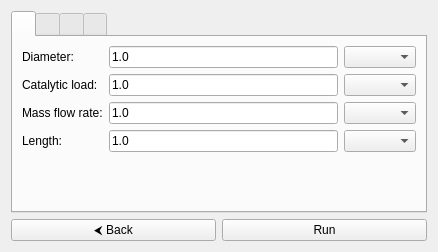
<?xml version="1.0" encoding="UTF-8"?>
<ui version="4.0">
    <class>Ph1dInputPage</class>
        <widget class="QWidget" name="Ph1dInputPage">
            <layout class="QVBoxLayout" name="verticalLevel1Layout">
                <item>
                    <widget class="QTabWidget" name="tabWidget">
                        <!-- Tab 1 -->
                        <widget class="QWidget" name="optionsTab">
                            <layout class="QGridLayout" name="optionsLayout">
                                <!-- Row 0-->
                                <item row="0" column="0">
                                    <widget class="QLabel" name="diameterLabel">
                                        <property name="text">
                                            <string>Diameter:</string>
                                        </property>
                                    </widget>
                                </item>
                                <item row="0" column="1">
                                    <widget class="QLineEdit" name="diameterEditLine">
                                        <property name="text">
                                            <string>1.0</string>
                                        </property>
                                    </widget>
                                </item>
                                <item row="0" column="2">
                                    <widget class="QComboBox" name="diameterComboBox">
                                    </widget>
                                </item>

                                <!-- Row 1-->
                                <item row="1" column="0">
                                    <widget class="QLabel" name="alfaLabel">
                                        <property name="text">
                                            <string>Catalytic load:</string>
                                        </property>
                                    </widget>
                                </item>
                                <item row="1" column="1">
                                    <widget class="QLineEdit" name="alfaEditLine">
                                        <property name="text">
                                            <string>1.0</string>
                                        </property>
                                    </widget>
                                </item>
                                <item row="1" column="2">
                                    <widget class="QComboBox" name="alfaComboBox">
                                    </widget>
                                </item>

                               <!-- Row 2-->
                                <item row="2" column="0">
                                    <widget class="QLabel" name="qLabel">
                                        <property name="text">
                                            <string>Mass flow rate:</string>
                                        </property>
                                    </widget>
                                </item>
                                <item row="2" column="1">
                                    <widget class="QLineEdit" name="qEditLine">
                                        <property name="text">
                                            <string>1.0</string>
                                        </property>
                                    </widget>
                                </item>
                                <item row="2" column="2">
                                    <widget class="QComboBox" name="qComboBox">
                                    </widget>
                                </item>

                                <!-- Row 3-->
                                <item row="3" column="0">
                                    <widget class="QLabel" name="lengthLabel">
                                        <property name="text">
                                            <string>Length:</string>
                                        </property>
                                    </widget>
                                </item>
                                <item row="3" column="1">
                                    <widget class="QLineEdit" name="lengthEditLine">
                                        <property name="text">
                                            <string>1.0</string>
                                        </property>
                                    </widget>
                                </item>
                                <item row="3" column="2">
                                    <widget class="QComboBox" name="lengthComboBox">
                                    </widget>
                                </item>


                                <!-- Row 4-->
                                <item row="4" column="0" colspan="3">
                                    <widget class="QLabel" name="dummyLabel">
                                        <property name="text">
                                            <string> </string>
                                        </property>
                                    </widget>
                                </item>


                                <!-- Row 5-->
                                <item row="5" column="0" colspan="3">
                                    <widget class="QLabel" name="dummyLabel">
                                        <property name="text">
                                            <string> </string>
                                        </property>
                                    </widget>
                                </item>


                            </layout>
                        </widget>
                        <!-- Tab 2 -->
                        <widget class="QWidget" name="propertiesTab">
                            <layout class="QGridLayout" name="propertiesLayout">
                                <!-- Row 0 -->
                                <item row="0" column="0" colspan="3">
                                    <widget class="QPushButton" name="udkButton">
                                        <property name="text">
                                            <string>Load ASALI udk</string>
                                        </property>
                                        <property name="toolTip">
                                            <string>Load ASALI user defined kinetic model</string>
                                        </property>
                                    </widget>
                                </item>

                                <!-- Row 1-->
                                <item row="1" column="0">
                                    <widget class="QLabel" name="energyLabel">
                                        <property name="text">
                                            <string>Energy balance</string>
                                        </property>
                                    </widget>
                                </item>
                                <item row="1" column="1" colspan="2">
                                    <widget class="QCheckBox" name="energyCheckBox">
                                        <property name="toolTip">
                                            <string>Enable/Disable energy balance</string>
                                        </property>
                                    </widget>
                                </item>

                                <!-- Row 2-->
                                <item row="2" column="0">
                                    <widget class="QLabel" name="diffusionLabel">
                                        <property name="text">
                                            <string>Mass diffusion</string>
                                        </property>
                                    </widget>
                                </item>
                                <item row="2" column="1" colspan="2">
                                    <widget class="QCheckBox" name="diffusionCheckBox">
                                        <property name="toolTip">
                                            <string>Enable/Disable mass diffusion</string>
                                        </property>
                                    </widget>
                                </item>

                                <!-- Row 3-->
                                <item row="3" column="0">
                                    <widget class="QLabel" name="resolutionLabel">
                                        <property name="text">
                                            <string>Resolution method</string>
                                        </property>
                                    </widget>
                                </item>
                                <item row="3" column="1" colspan="2">
                                    <widget class="QComboBox" name="resolutionComboBox">
                                        <item>
                                            <property name="text">
                                                <string>Steady state</string>
                                            </property>
                                        </item>
                                        <item>
                                            <property name="text">
                                                <string>Transient</string>
                                            </property>
                                        </item>
                                    </widget>
                                </item>

                                <!-- Row 4-->
                                <item row="4" column="0">
                                    <widget class="QLabel" name="tmaxLabel">
                                        <property name="text">
                                            <string>Integration time:</string>
                                        </property>
                                    </widget>
                                </item>
                                <item row="4" column="1">
                                    <widget class="QLineEdit" name="tmaxEditLine">
                                        <property name="text">
                                            <string>1.0</string>
                                        </property>
                                    </widget>
                                </item>
                                <item row="4" column="2">
                                    <widget class="QComboBox" name="tmaxComboBox">
                                    </widget>
                                </item>

                                <!-- Row 5-->
                                <item row="5" column="0">
                                    <widget class="QLabel" name="tstepLabel">
                                        <property name="text">
                                            <string>Integration time step:</string>
                                        </property>
                                    </widget>
                                </item>
                                <item row="5" column="1">
                                    <widget class="QLineEdit" name="tstepEditLine">
                                        <property name="text">
                                            <string>1.0</string>
                                        </property>
                                    </widget>
                                </item>
                                <item row="5" column="2">
                                    <widget class="QComboBox" name="tstepComboBox">
                                    </widget>
                                </item>
                            </layout>
                        </widget>
                        <!-- Tab 3 -->
                        <widget class="QWidget" name="coverageTab">
                            <layout class="QGridLayout" name="coverageLayout">
                                <!-- Row 0 -->
                                <item row="0" column="0">
                                    <widget class="QLabel">
                                        <property name="text">
                                            <string>Inert coverage specie</string>
                                        </property>
                                    </widget>
                                </item>
                                <item row="0" column="1" colspan="2">
                                    <widget class="QComboBox" name="inertCoverageSpecie">
                                    </widget>
                                </item>
                                
                                
                                
                                <!-- Row 1 -->
                                <item row="1" column="0">
                                    <layout class="QHBoxLayout" name="horizontalSpecieLayout">
                                        <item>
                                            <widget class="QPushButton" name="addCoverageButton">
                                                <property name="text">
                                                    <string>&#x2B;</string>
                                                </property>
                                                <property name="toolTip">
                                                    <string>Add coverage for input</string>
                                                </property>
                                            </widget>
                                        </item>
                                        <item>
                                            <widget class="QPushButton" name="removeCoverageButton">
                                                <property name="text">
                                                    <string>&#x2D;</string>
                                                </property>
                                                <property name="toolTip">
                                                    <string>Remove coverage for input</string>
                                                </property>
                                            </widget>
                                        </item>
                                    </layout>
                                </item>
                                <item row="1" column="1">
                                    <widget class="QLabel" name="formulaLabel">
                                        <property name="text">
                                            <string>Chemical formula</string>
                                        </property>
                                    </widget>
                                </item>
                                <item row="1" column="2">
                                    <widget class="QLabel" name="compositionLabel">
                                        <property name="text">
                                            <string>Composition</string>
                                        </property>
                                    </widget>
                                </item>
                                
                                <!-- Row 2-->
                                <item row="2" column="0">
                                    <widget class="QLabel">
                                        <property name="text">
                                            <string>Coverage #0</string>
                                        </property>
                                    </widget>
                                </item>
                                <item row="2" column="1">
                                    <widget class="QComboBox" name="nc0">
                                    </widget>
                                </item>
                                <item row="2" column="2">
                                    <widget class="QLineEdit" name="z0">
                                        <property name="text">
                                            <string>0.0</string>
                                        </property>
                                    </widget>
                                </item>

                                <!-- Row 3-->
                                <item row="3" column="0" colspan="3">
                                    <widget class="QLabel" name="dummyLabel">
                                        <property name="text">
                                            <string> </string>
                                        </property>
                                    </widget>
                                </item>

                                <!-- Row 4-->
                                <item row="4" column="0" colspan="3">
                                    <widget class="QLabel" name="dummyLabel">
                                        <property name="text">
                                            <string> </string>
                                        </property>
                                    </widget>
                                </item>

                                <!-- Row 5-->
                                <item row="5" column="0" colspan="3">
                                    <widget class="QLabel" name="dummyLabel">
                                        <property name="text">
                                            <string> </string>
                                        </property>
                                    </widget>
                                </item>

                            </layout>
                        </widget>
                        <!-- Tab 4 -->
                        <widget class="QWidget" name="initialTab">
                            <layout class="QGridLayout" name="initialLayout">
                                <!-- Row 0 -->
                                <item row="0" column="0">
                                    <widget class="QLabel" name="temperatureLabel">
                                        <property name="text">
                                            <string>Temperature:</string>
                                        </property>
                                    </widget>
                                </item>
                                <item row="0" column="1">
                                    <widget class="QLineEdit" name="temperatureEditLine">
                                        <property name="text">
                                            <string>298.15</string>
                                        </property>
                                    </widget>
                                </item>
                                <item row="0" column="2">
                                    <widget class="QComboBox" name="temperatureComboBox">
                                    </widget>
                                </item>

                                <!-- Row 1 -->
                                <item row="1" column="0">
                                    <widget class="QLabel" name="compositionLabel">
                                        <property name="text">
                                            <string>Composition type:</string>
                                        </property>
                                    </widget>
                                </item>
                                <item row="1" column="1" colspan="2">
                                    <widget class="QComboBox" name="compositionComboBox">
                                        <item>
                                            <property name="text">
                                                <string>Mole fraction</string>
                                            </property>
                                        </item>
                                        <item>
                                            <property name="text">
                                                <string>Mass fraction</string>
                                            </property>
                                        </item>
                                    </widget>
                                </item>

                                <!-- Row 2-->
                                <item row="2" column="0">
                                    <widget class="QLabel">
                                        <property name="text">
                                            <string>Inert specie</string>
                                        </property>
                                    </widget>
                                </item>
                                <item row="2" column="1" colspan="2">
                                    <widget class="QComboBox" name="inertSpecie">
                                    </widget>
                                </item>

                                <!-- Row 3 -->
                                <item row="3" column="0">
                                    <layout class="QHBoxLayout" name="horizontalSpecieLayout">
                                        <item>
                                            <widget class="QPushButton" name="addSpecieButton">
                                                <property name="text">
                                                    <string>&#x2B;</string>
                                                </property>
                                                <property name="toolTip">
                                                    <string>Add specie for input</string>
                                                </property>
                                            </widget>
                                        </item>
                                        <item>
                                            <widget class="QPushButton" name="removeSpecieButton">
                                                <property name="text">
                                                    <string>&#x2D;</string>
                                                </property>
                                                <property name="toolTip">
                                                    <string>Remove specie for input</string>
                                                </property>
                                            </widget>
                                        </item>
                                    </layout>
                                </item>
                                <item row="3" column="1">
                                    <widget class="QLabel" name="formulaLabel">
                                        <property name="text">
                                            <string>Chemical formula</string>
                                        </property>
                                    </widget>
                                </item>
                                <item row="3" column="2">
                                    <widget class="QLabel" name="compositionLabel">
                                        <property name="text">
                                            <string>Composition</string>
                                        </property>
                                    </widget>
                                </item>


                                <!-- Row 4 -->
                                <item row="4" column="0">
                                    <widget class="QLabel">
                                        <property name="text">
                                            <string>Specie #0</string>
                                        </property>
                                    </widget>
                                </item>
                                <item row="4" column="1">
                                    <widget class="QComboBox" name="n0">
                                    </widget>
                                </item>
                                <item row="4" column="2">
                                    <widget class="QLineEdit" name="x0">
                                        <property name="text">
                                            <string>1.0</string>
                                        </property>
                                    </widget>
                                </item>

                                <!-- Row 5-->
                                <item row="5" column="0" colspan="3">
                                    <widget class="QLabel" name="dummyLabel">
                                        <property name="text">
                                            <string> </string>
                                        </property>
                                    </widget>
                                </item>
                            </layout>
                        </widget>
                    </widget>
                </item>
                <item>
                    <layout class="QHBoxLayout" name="buttonsLayout">
                        <item>
                            <widget class="QPushButton" name="backButton">
                                <property name="text">
                                    <string>&#x2B9C; Back</string>
                                </property>
                                <property name="toolTip">
                                    <string>Go back to calculation input page</string>
                                </property>
                            </widget>
                        </item>
                        <item>
                            <widget class="QPushButton" name="runButton">
                                <property name="text">
                                    <string>Run</string>
                                </property>
                                <property name="toolTip">
                                    <string>Run the reactor model</string>
                                </property>
                            </widget>
                        </item>
                    </layout>
                </item>
            </layout>
        </widget>
</ui>
